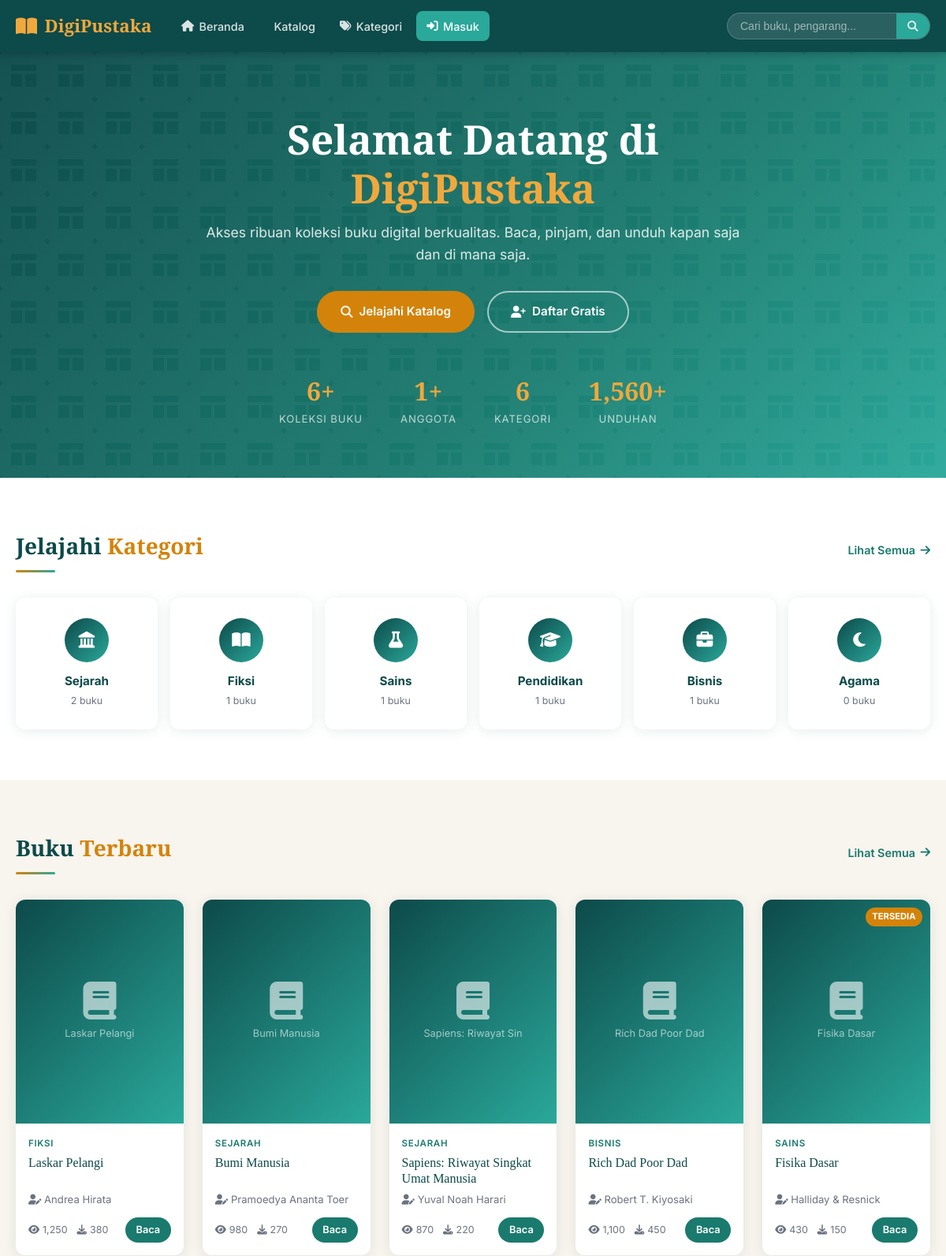
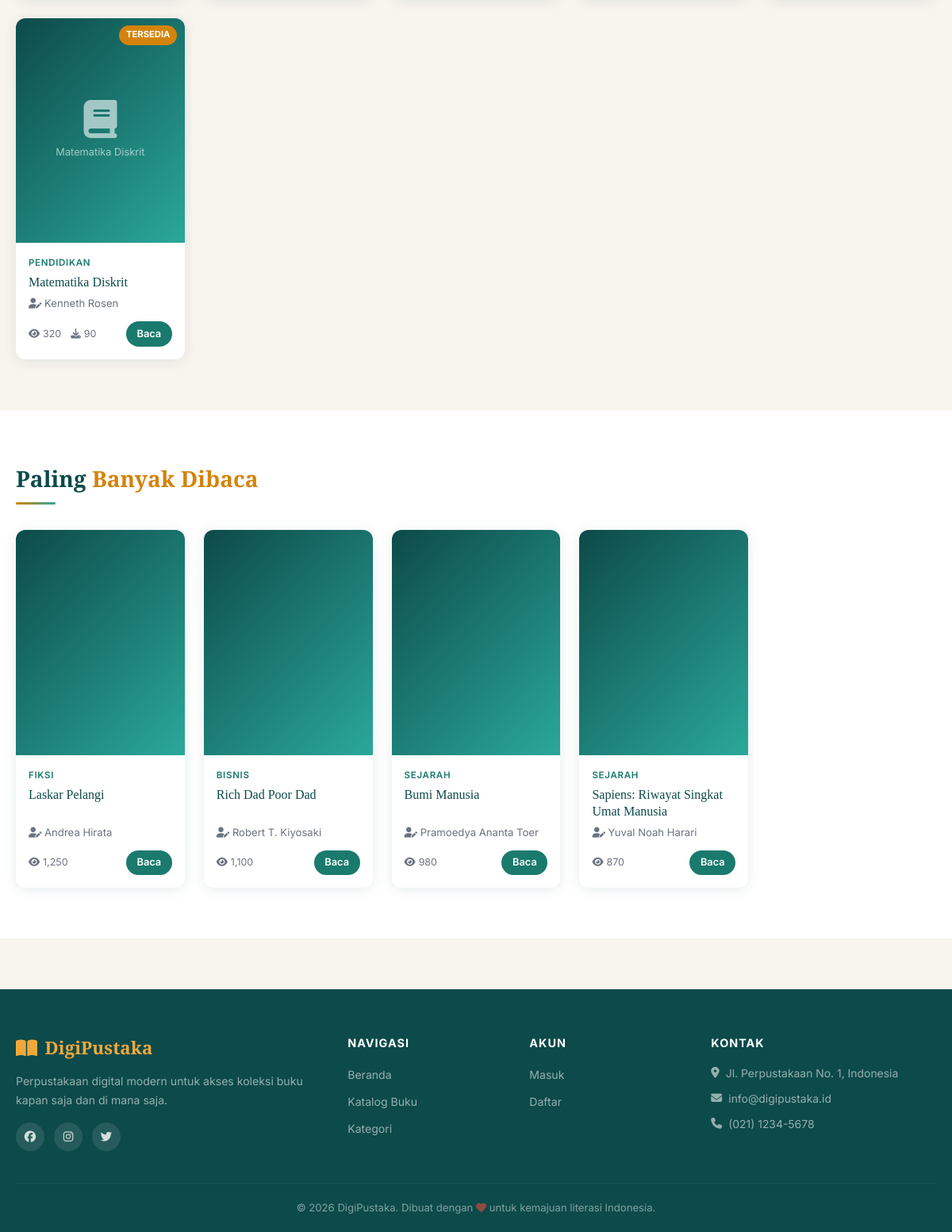
The page / on the database its author committed (2 pictures, top to bottom).
### tables this page shows
CREATE TABLE kategori (
    id INT AUTO_INCREMENT PRIMARY KEY,
    nama VARCHAR(100) NOT NULL,
    slug VARCHAR(100) NOT NULL UNIQUE,
    deskripsi TEXT,
    ikon VARCHAR(50) DEFAULT 'book',
    created_at TIMESTAMP DEFAULT CURRENT_TIMESTAMP
);

CREATE TABLE buku (
    id INT AUTO_INCREMENT PRIMARY KEY,
    judul VARCHAR(255) NOT NULL,
    slug VARCHAR(255) NOT NULL UNIQUE,
    pengarang VARCHAR(255) NOT NULL,
    penerbit VARCHAR(255),
    tahun_terbit YEAR,
    isbn VARCHAR(20),
    kategori_id INT,
    deskripsi TEXT,
    cover_url VARCHAR(500),
    file_url VARCHAR(500),
    halaman INT DEFAULT 0,
    bahasa VARCHAR(50) DEFAULT 'Indonesia',
    status ENUM('tersedia','tidak_tersedia') DEFAULT 'tersedia',
    views INT DEFAULT 0,
    downloads INT DEFAULT 0,
    created_at TIMESTAMP DEFAULT CURRENT_TIMESTAMP,
    FOREIGN KEY (kategori_id) REFERENCES kategori(id) ON DELETE SET NULL
);

### includes/config.php (called while the page is built, shortened)
<?php
function isLoggedIn(): bool {
    return isset($_SESSION['user_id']);
}
function sanitize(string $input): string {
    return htmlspecialchars(strip_tags(trim($input)), ENT_QUOTES, 'UTF-8');
}

### index.php (the view, shortened to what this page needs)
<?php
require_once __DIR__ . '/includes/header.php';
$db = getDB();
$totalBuku     = $db->query("SELECT COUNT(*) FROM buku")->fetchColumn();
$totalAnggota  = $db->query("SELECT COUNT(*) FROM users WHERE role='anggota'")->fetchColumn();
$totalKategori = $db->query("SELECT COUNT(*) FROM kategori")->fetchColumn();
$totalDownload = $db->query("SELECT SUM(downloads) FROM buku")->fetchColumn() ?: 0;
$bukuTerbaru = $db->query("
    SELECT b.*, k.nama as nama_kategori
    FROM buku b LEFT JOIN kategori k ON b.kategori_id=k.id
    ORDER BY b.created_at DESC LIMIT 8
")->fetchAll();
$bukuPopuler = $db->query("
    SELECT b.*, k.nama as nama_kategori
    FROM buku b LEFT JOIN kategori k ON b.kategori_id=k.id
    ORDER BY b.views DESC LIMIT 4
")->fetchAll();
$kategoriList = $db->query("
    SELECT k.*, COUNT(b.id) as jumlah_buku
    FROM kategori k LEFT JOIN buku b ON k.id=b.kategori_id
    GROUP BY k.id ORDER BY jumlah_buku DESC
")->fetchAll();
?>
<section class="hero">
    <div class="hero-content">
        <h1>Selamat Datang di <span><?= SITE_NAME ?></span></h1>
        <p>Akses ribuan koleksi buku digital berkualitas. Baca, pinjam, dan unduh kapan saja dan di mana saja.</p>
        <div class="hero-actions">
            <a href="katalog.php" class="btn btn-primary"><i class="fas fa-search"></i> Jelajahi Katalog</a>
            <?php if (!isLoggedIn()): ?>
                <a href="daftar.php" class="btn btn-outline"><i class="fas fa-user-plus"></i> Daftar Gratis</a>
            <?php else: ?>
                <a href="peminjaman.php" class="btn btn-outline"><i class="fas fa-book-reader"></i> Pinjaman Saya</a>
            <?php endif; ?>
        </div>
        <div class="hero-stats">
            <div class="stat">
                <div class="stat-num"><?= number_format($totalBuku) ?>+</div>
                <div class="stat-label">Koleksi Buku</div>
            </div>
            <div class="stat">
                <div class="stat-num"><?= number_format($totalAnggota) ?>+</div>
                <div class="stat-label">Anggota</div>
            </div>
            <div class="stat">
                <div class="stat-num"><?= $totalKategori ?></div>
                <div class="stat-label">Kategori</div>
            </div>
            <div class="stat">
                <div class="stat-num"><?= number_format($totalDownload) ?>+</div>
                <div class="stat-label">Unduhan</div>
            </div>
        </div>
    </div>
</section>
<section class="section" style="background:white;">
    <div class="container">
        <div class="section-header">
            <div>
                <h2 class="section-title">Jelajahi <span>Kategori</span></h2>
                <div class="divider"></div>
            </div>
            <a href="kategori.php" class="view-all">Lihat Semua <i class="fas fa-arrow-right"></i></a>
        </div>
        <div class="kategori-grid">
            <?php foreach ($kategoriList as $kat): ?>
            <a href="katalog.php?kategori=<?= urlencode($kat['slug']) ?>" class="kategori-card">
                <div class="kategori-icon">
                    <i class="fas fa-<?= htmlspecialchars($kat['ikon'] ?? 'book') ?>"></i>
                </div>
                <div class="kategori-name"><?= sanitize($kat['nama']) ?></div>
                <div class="kategori-count"><?= $kat['jumlah_buku'] ?> buku</div>
            </a>
            <?php endforeach; ?>
        </div>
    </div>
</section>
<section class="section">
    <div class="container">
        <div class="section-header">
            <div>
                <h2 class="section-title">Buku <span>Terbaru</span></h2>
                <div class="divider"></div>
            </div>
            <a href="katalog.php?sort=terbaru" class="view-all">Lihat Semua <i class="fas fa-arrow-right"></i></a>
        </div>
        <?php if (empty($bukuTerbaru)): ?>
            <div class="empty-state">
                <i class="fas fa-book-open"></i>
                <h3>Belum ada buku</h3>
                <p>Koleksi buku sedang dalam proses penambahan.</p>
            </div>
        <?php else: ?>
        <div class="book-grid">
            <?php foreach ($bukuTerbaru as $buku): ?>
            <div class="book-card">
                <a href="buku.php?slug=<?= urlencode($buku['slug']) ?>" class="book-cover">
                    <?php if ($buku['cover_url']): ?>
                        <img src="<?= htmlspecialchars($buku['cover_url']) ?>"
                             alt="<?= sanitize($buku['judul']) ?>"
                             onerror="this.parentElement.innerHTML='<div class=book-cover-placeholder><i class=\'fas fa-book\'></i><span><?= addslashes(substr($buku['judul'],0,20)) ?></span></div>'">
                    <?php else: ?>
                        <div class="book-cover-placeholder">
                            <i class="fas fa-book"></i>
                            <span><?= sanitize(substr($buku['judul'], 0, 25)) ?></span>
                        </div>
                    <?php endif; ?>
                    <?php if ($buku['status'] === 'tersedia'): ?>
                        <span class="book-badge">Tersedia</span>
                    <?php endif; ?>
                </a>
                <div class="book-info">
                    <?php if ($buku['nama_kategori']): ?>
                        <div class="book-category"><?= sanitize($buku['nama_kategori']) ?></div>
                    <?php endif; ?>
                    <div class="book-title">
                        <a href="buku.php?slug=<?= urlencode($buku['slug']) ?>"><?= sanitize($buku['judul']) ?></a>
                    </div>
                    <div class="book-author"><i class="fas fa-user-pen"></i> <?= sanitize($buku['pengarang']) ?></div>
                    <div class="book-footer">
                        <div class="book-stats">
                            <span><i class="fas fa-eye"></i> <?= number_format($buku['views']) ?></span>
                            <span><i class="fas fa-download"></i> <?= number_format($buku['downloads']) ?></span>
                        </div>
                        <a href="buku.php?slug=<?= urlencode($buku['slug']) ?>" class="btn-book">Baca</a>
                    </div>
                </div>
            </div>
            <?php endforeach; ?>
        </div>
        <?php endif; ?>
    </div>
</section>
<section class="section" style="background:white;">
    <div class="container">
        <div class="section-header">
            <div>
                <h2 class="section-title">Paling <span>Banyak Dibaca</span></h2>
                <div class="divider"></div>
            </div>
        </div>
        <div class="book-grid">
            <?php foreach ($bukuPopuler as $buku): ?>
            <div class="book-card">
                <a href="buku.php?slug=<?= urlencode($buku['slug']) ?>" class="book-cover">
                </a>
                <div class="book-info">
                    <?php if ($buku['nama_kategori']): ?>
                        <div class="book-category"><?= sanitize($buku['nama_kategori']) ?></div>
                    <?php endif; ?>
                    <div class="book-title">
                        <a href="buku.php?slug=<?= urlencode($buku['slug']) ?>"><?= sanitize($buku['judul']) ?></a>
                    </div>
                    <div class="book-author"><i class="fas fa-user-pen"></i> <?= sanitize($buku['pengarang']) ?></div>
                    <div class="book-footer">
                        <div class="book-stats">
                            <span><i class="fas fa-eye"></i> <?= number_format($buku['views']) ?></span>
                        </div>
                        <a href="buku.php?slug=<?= urlencode($buku['slug']) ?>" class="btn-book">Baca</a>
                    </div>
                </div>
            </div>
            <?php endforeach; ?>
        </div>
    </div>
</section>
<?php require_once __DIR__ . '/includes/footer.php'; ?>

### includes/header.php (shortened to what this page needs)
<?php require_once __DIR__ . '/config.php'; ?>
<!DOCTYPE html>
<html lang="id">
<head>
    <link rel="stylesheet" href="https://cdnjs.cloudflare.com/ajax/libs/font-awesome/6.5.0/css/all.min.css">
    <link rel="stylesheet" href="<?= SITE_URL ?>/assets/css/style.css">
</head>
<body>
<nav class="navbar">
    <div class="container nav-inner">
        <a href="<?= SITE_URL ?>" class="brand">
            <i class="fas fa-book-open"></i>
            <span><?= SITE_NAME ?></span>
        </a>
        <ul class="nav-links" id="navLinks">
            <li><a href="<?= SITE_URL ?>"><i class="fas fa-home"></i> Beranda</a></li>
            <li><a href="<?= SITE_URL ?>/katalog.php"><i class="fas fa-books"></i> Katalog</a></li>
            <li><a href="<?= SITE_URL ?>/kategori.php"><i class="fas fa-tags"></i> Kategori</a></li>
            <?php if (isLoggedIn()): ?>
                <li><a href="<?= SITE_URL ?>/profil.php"><i class="fas fa-user"></i> <?= sanitize($_SESSION['nama']) ?></a></li>
                <?php if (isAdmin()): ?>
                    <li><a href="<?= SITE_URL ?>/admin/" class="btn-admin"><i class="fas fa-cog"></i> Admin</a></li>
                <?php endif; ?>
                <li><a href="<?= SITE_URL ?>/logout.php" class="btn-logout"><i class="fas fa-sign-out-alt"></i> Keluar</a></li>
            <?php else: ?>
                <li><a href="<?= SITE_URL ?>/login.php" class="btn-primary-nav"><i class="fas fa-sign-in-alt"></i> Masuk</a></li>
            <?php endif; ?>
        </ul>
        <form class="nav-search" action="<?= SITE_URL ?>/katalog.php" method="GET">
            <input type="text" name="q" placeholder="Cari buku, pengarang..."
                   value="<?= isset($_GET['q']) ? sanitize($_GET['q']) : '' ?>">
            <button type="submit"><i class="fas fa-search"></i></button>
        </form>
    </div>
</nav>

### includes/footer.php (shortened to what this page needs)
<footer class="footer">
    <div class="container">
        <div class="footer-grid">
            <div class="footer-brand">
                <a href="<?= SITE_URL ?>" class="brand">
                    <i class="fas fa-book-open"></i>
                    <span><?= SITE_NAME ?></span>
                </a>
                <p>Perpustakaan digital modern untuk akses koleksi buku kapan saja dan di mana saja.</p>
                <div class="social-links">
                    <a href="#" title="Facebook"><i class="fab fa-facebook"></i></a>
                    <a href="#" title="Instagram"><i class="fab fa-instagram"></i></a>
                    <a href="#" title="Twitter"><i class="fab fa-twitter"></i></a>
                </div>
            </div>
            <div class="footer-links">
                <h4>Navigasi</h4>
                <ul>
                    <li><a href="<?= SITE_URL ?>">Beranda</a></li>
                    <li><a href="<?= SITE_URL ?>/katalog.php">Katalog Buku</a></li>
                    <li><a href="<?= SITE_URL ?>/kategori.php">Kategori</a></li>
                </ul>
            </div>
            <div class="footer-links">
                <h4>Akun</h4>
                <ul>
                    <?php if (isLoggedIn()): ?>
                        <li><a href="<?= SITE_URL ?>/profil.php">Profil Saya</a></li>
                        <li><a href="<?= SITE_URL ?>/peminjaman.php">Riwayat Pinjam</a></li>
                        <li><a href="<?= SITE_URL ?>/logout.php">Keluar</a></li>
                    <?php else: ?>
                        <li><a href="<?= SITE_URL ?>/login.php">Masuk</a></li>
                        <li><a href="<?= SITE_URL ?>/daftar.php">Daftar</a></li>
                    <?php endif; ?>
                </ul>
            </div>
            <div class="footer-contact">
                <h4>Kontak</h4>
                <p><i class="fas fa-map-marker-alt"></i> Jl. Perpustakaan No. 1, Indonesia</p>
                <p><i class="fas fa-envelope"></i> info@digipustaka.id</p>
                <p><i class="fas fa-phone"></i> (021) 1234-5678</p>
            </div>
        </div>
        <div class="footer-bottom">
            <p>&copy; <?= date('Y') ?> <?= SITE_NAME ?>. Dibuat dengan <i class="fas fa-heart" style="color:#e74c3c"></i> untuk kemajuan literasi Indonesia.</p>
        </div>
    </div>
</footer>
</body>
</html>

### rows shown on the page
kategori: nama "Sejarah", jumlah_buku "2"
kategori: nama "Fiksi", jumlah_buku "1"
kategori: nama "Sains", jumlah_buku "1"
kategori: nama "Pendidikan", jumlah_buku "1"
kategori: nama "Bisnis", jumlah_buku "1"
kategori: nama "Agama", jumlah_buku "0"
buku: kategori.nama "FIKSI", judul "Laskar Pelangi", pengarang "Andrea Hirata", views "1,250", downloads "380"
buku: kategori.nama "SEJARAH", judul "Bumi Manusia", pengarang "Pramoedya Ananta Toer", views "980", downloads "270"
buku: kategori.nama "SEJARAH", judul "Sapiens: Riwayat Singkat Umat Manusia", pengarang "Yuval Noah Harari", views "870", downloads "220"
buku: kategori.nama "BISNIS", judul "Rich Dad Poor Dad", pengarang "Robert T. Kiyosaki", views "1,100", downloads "450"
buku: judul "Fisika Dasar", status "TERSEDIA", kategori.nama "SAINS", pengarang "Halliday & Resnick", views "430", downloads "150"
buku: judul "Matematika Diskrit", status "TERSEDIA", kategori.nama "PENDIDIKAN", pengarang "Kenneth Rosen", views "320", downloads "90"

### other values the page prints
SITE_NAME "DigiPustaka"
$totalBuku "6"
$totalAnggota "1"
$totalKategori "6"
$totalDownload "1,560"
